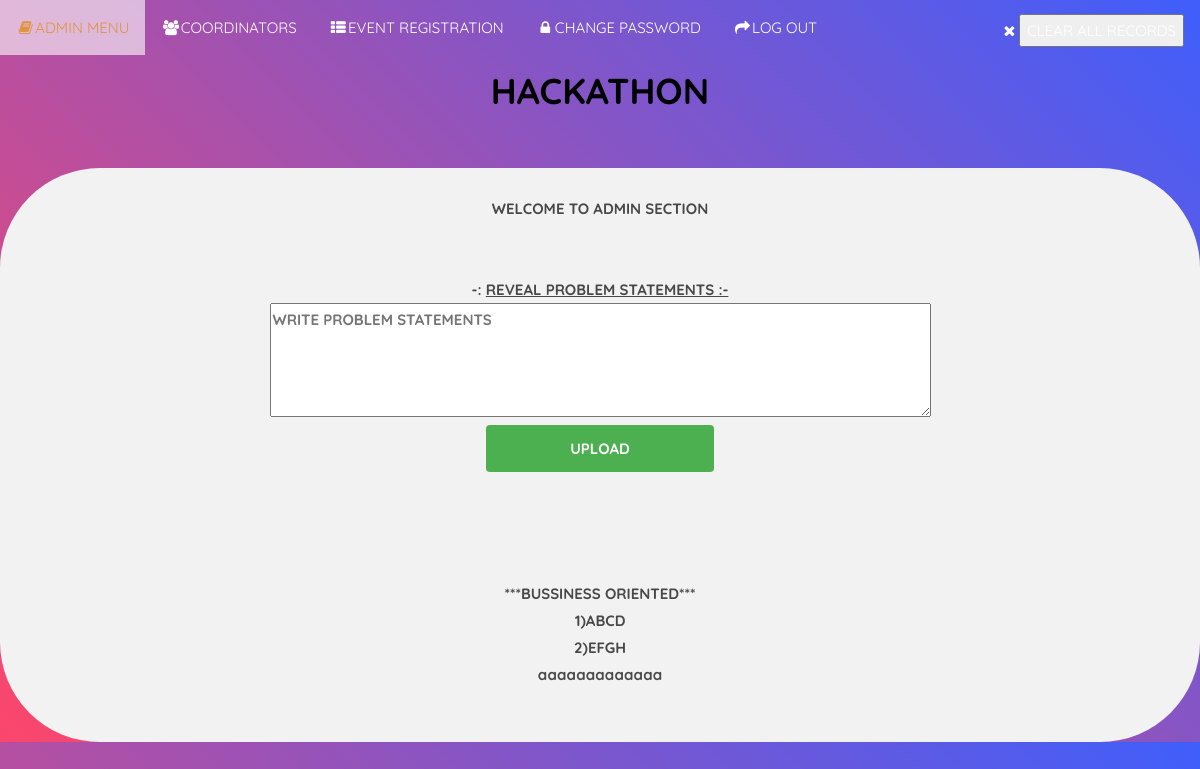
The app's page /admin_menu.php (signed in) with its own data.
### tables this page shows
CREATE TABLE `prob` (
  `id` int(11) DEFAULT 0,
  `ps` varchar(1000) NOT NULL
);

### admin_menu.php (the view, shortened to what this page needs)
<?php
include("admin_header.php");
?>
				<br><center><b>WELCOME TO ADMIN SECTION</b><br><br></center><br>
				<body><CENTER><b>-: <U>REVEAL PROBLEM STATEMENTS :-</U></CENTER></b>
				<form action="admin_menu.php" method="post" >
				<center><textarea  name="msg" rows="4" cols="80" placeholder="WRITE PROBLEM STATEMENTS"></textarea></center>
				<CENTER><input type="submit" name="submit" value="UPLOAD" ></CENTER><br><br>
				</form><br><br></body>
				<?php
include("db_conection.php");
if(isset($_POST['submit']))
{
$ps= mysqli_real_escape_string($link, $_POST['msg']);
$sql = "INSERT INTO prob (ps) VALUES ('$ps')";
   mysqli_query($link,$sql) ;
} ?><html><center><?php
  $check_user="select * from prob ";
  $run=mysqli_query($link,$check_user);
  if(mysqli_num_rows($run)>0){
$query2="select ps from prob where id='0'";
		  $result2=mysqli_query($link,$query2);
		  $data2=mysqli_fetch_assoc($result2);
		  $code=$data2['ps'];
		$part_id=$code;
		$msg2=" $part_id ";
		echo "$msg2"; echo'<br>';
		while($row=mysqli_fetch_array($result2))
        {
			$part_id=$row[0];
			echo $part_id; ?><html><br><?php
  }}
	else{
		echo "NO Problem Statements";
  print ' are Uploaded';
	}
  ?></center><br><br></html>

### style.css (style rules this page uses)
body { font-family: "Quicksand", Arial, sans-serif; font-weight: 400; font-size: 15px; line-height: 1.8; color: rgba(0, 0, 0, 0.7); }

### admin_header.php (style rules this page uses)
input[type=submit] { width: 30%; background-color: #4CAF50; color: white; padding: 14px 20px; margin: 8px 10; border: none; border-radius: 4px ; cursor: pointer; }
body { background: linear-gradient(45deg, #FC466B, #3F5EFB); }

### admin_menu.php (style rules this page uses)
input[type=submit] { width: 20%; background-color: #4CAF50; color: white; padding: 10px 50px; margin: 8px 10; border: none; border-radius: 4px ; cursor: pointer; }

### records on screen
prob: ps "***BUSSINESS ORIENTED***"
prob: ps "1)ABCD"
prob: ps "2)EFGH"
prob: ps "aaaaaaaaaaaaa"
